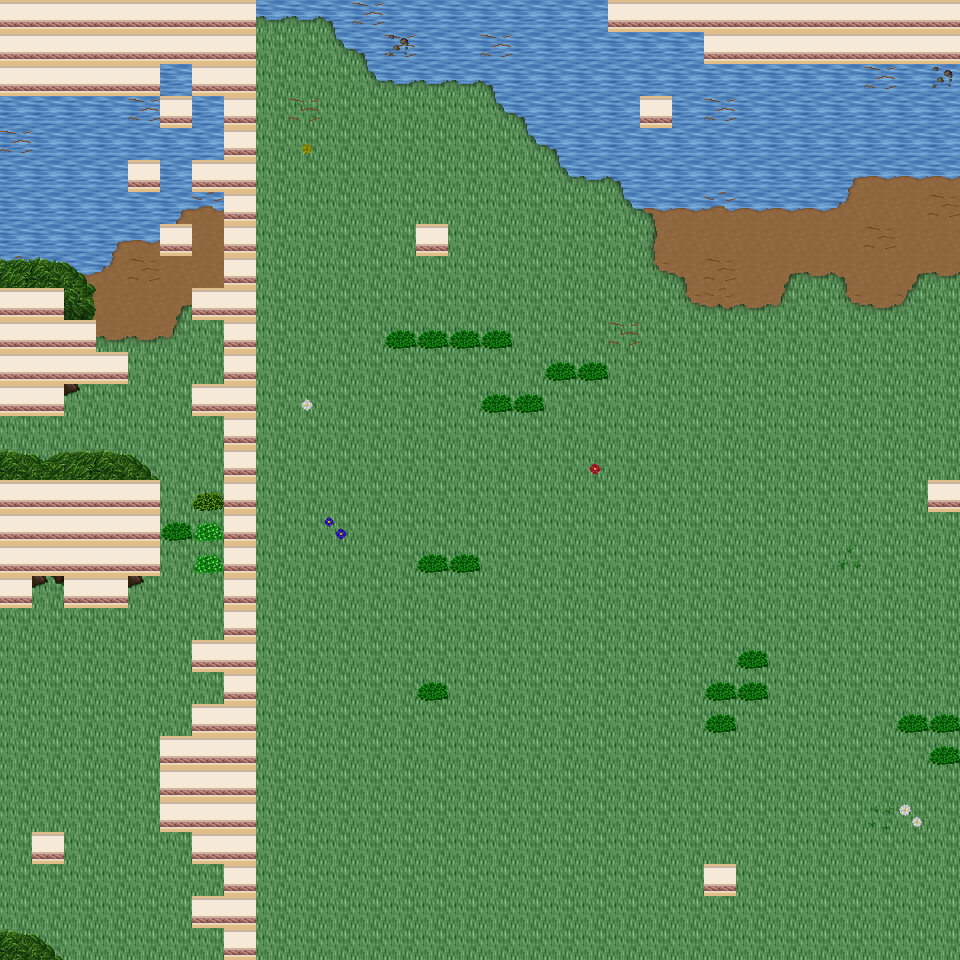

A 2D game scene composited from a Tiled map and its tileset images. What follows is a short description and the map's XML, with each tile layer's data collapsed to a summary:
An orthogonal 30x30 tile map with 32x32 px tiles, 6 tile layers (Ground, Object, Object2, Above, ...), 32 tilesets and 5 objects (5x mapExit).

<map version="1.0" orientation="orthogonal" renderorder="right-down" width="30" height="30" tilewidth="32" tileheight="32" nextobjectid="6">
  <tileset firstgid="1" name="tileset_building_wall_int_wall_pale" tilewidth="32" tileheight="32" tilecount="16" columns="2">
    <image source="../drawable/tileset_building_wall_int_wall_pale.png" width="64" height="256" />
  </tileset>
  <tileset firstgid="17" name="tileset_ground_ground" tilewidth="32" tileheight="32" tilecount="33" columns="3">
    <image source="../drawable/tileset_ground_ground.png" width="96" height="352" />
  </tileset>
  <tileset firstgid="50" name="tileset_plant_bush_bushes" tilewidth="32" tileheight="32" tilecount="10" columns="5">
    <image source="../drawable/tileset_plant_bush_bushes.png" width="160" height="64" />
  </tileset>
  <tileset firstgid="60" name="tileset_plant_flower_daisy_blue" tilewidth="32" tileheight="32" tilecount="8" columns="2">
    <image source="../drawable/tileset_plant_flower_daisy_blue.png" width="64" height="128" />
  </tileset>
  <tileset firstgid="68" name="tileset_plant_flower_daisy_red" tilewidth="32" tileheight="32" tilecount="8" columns="2">
    <image source="../drawable/tileset_plant_flower_daisy_red.png" width="64" height="128" />
  </tileset>
  <tileset firstgid="76" name="tileset_plant_flower_daisy_white" tilewidth="32" tileheight="32" tilecount="8" columns="2">
    <image source="../drawable/tileset_plant_flower_daisy_white.png" width="64" height="128" />
  </tileset>
  <tileset firstgid="84" name="tileset_plant_flower_daisy_yellow" tilewidth="32" tileheight="32" tilecount="8" columns="2">
    <image source="../drawable/tileset_plant_flower_daisy_yellow.png" width="64" height="128" />
  </tileset>
  <tileset firstgid="92" name="tileset_plant_tree_tree_green" tilewidth="32" tileheight="32" tilecount="88" columns="8">
    <image source="../drawable/tileset_plant_tree_tree_green.png" width="256" height="352" />
  </tileset>
  <tileset firstgid="180" name="tileset_ground_ladder_steps" tilewidth="32" tileheight="32" tilecount="6" columns="3">
    <image source="../drawable/tileset_ground_ladder_steps.png" width="96" height="64" />
  </tileset>
  <tileset firstgid="186" name="tileset_building_fence_wooden_brown_fence" tilewidth="32" tileheight="32" tilecount="42" columns="7">
    <image source="../drawable/tileset_building_fence_wooden_brown_fence.png" width="224" height="192" />
  </tileset>
  <tileset firstgid="228" name="tileset_ground_earth_edges" tilewidth="32" tileheight="32" tilecount="18" columns="6">
    <image source="../drawable/tileset_ground_earth_edges.png" width="192" height="96" />
  </tileset>
  <tileset firstgid="246" name="tileset_ground_grass_edges" tilewidth="32" tileheight="32" tilecount="36" columns="12">
    <image source="../drawable/tileset_ground_grass_edges.png" width="384" height="96" />
  </tileset>
  <tileset firstgid="282" name="tileset_ground_grass_corners" tilewidth="32" tileheight="32" tilecount="24" columns="6">
    <image source="../drawable/tileset_ground_grass_corners.png" width="192" height="128" />
  </tileset>
  <tileset firstgid="306" name="tileset_logic_collision" tilewidth="32" tileheight="32" tilecount="1" columns="1">
    <image source="../drawable/tileset_logic_collision.png" width="32" height="32" />
  </tileset>
  <tileset firstgid="307" name="tileset_plant_tree_apple_tree" tilewidth="32" tileheight="32" tilecount="9" columns="3">
    <image source="../drawable/tileset_plant_tree_apple_tree.png" width="96" height="96" />
  </tileset>
  <tileset firstgid="316" name="tileset_plant_flower_pointed_yellow" tilewidth="32" tileheight="32" tilecount="2" columns="2">
    <image source="../drawable/tileset_plant_flower_pointed_yellow.png" width="64" height="32" />
  </tileset>
  <tileset firstgid="318" name="tileset_plant_flower_planted_containers" tilewidth="32" tileheight="32" tilecount="16" columns="4">
    <image source="../drawable/tileset_plant_flower_planted_containers.png" width="128" height="128" />
  </tileset>
  <tileset firstgid="334" name="tileset_item_firewood" tilewidth="32" tileheight="32" tilecount="12" columns="3">
    <image source="../drawable/tileset_item_firewood.png" width="96" height="128" />
  </tileset>
  <tileset firstgid="346" name="tileset_plant_flower_hothouse_flowers" tilewidth="32" tileheight="32" tilecount="72" columns="6">
    <image source="../drawable/tileset_plant_flower_hothouse_flowers.png" width="192" height="384" />
  </tileset>
  <tileset firstgid="418" name="tileset_ground_water_pool" tilewidth="32" tileheight="32" tilecount="72" columns="3">
    <image source="../drawable/tileset_ground_water_pool.png" width="96" height="768" />
  </tileset>
  <tileset firstgid="490" name="tileset_ground_rock_rubble" tilewidth="32" tileheight="32" tilecount="9" columns="3">
    <image source="../drawable/tileset_ground_rock_rubble.png" width="96" height="96" />
  </tileset>
  <tileset firstgid="499" name="tileset_logic_portal" tilewidth="32" tileheight="32" tilecount="24" columns="8">
    <image source="../drawable/tileset_logic_portal.png" width="256" height="96" />
  </tileset>
  <tileset firstgid="523" name="tileset_logic_creature_animal" tilewidth="32" tileheight="32" tilecount="32" columns="8">
    <image source="../drawable/tileset_logic_creature_animal.png" width="256" height="128" />
  </tileset>
  <tileset firstgid="555" name="tileset_logic_item_resources" tilewidth="32" tileheight="32" tilecount="6" columns="6">
    <image source="../drawable/tileset_logic_item_resources.png" width="192" height="32" />
  </tileset>
  <tileset firstgid="561" name="tileset_ground_rock_rocks_3" tilewidth="32" tileheight="32" tilecount="16" columns="4">
    <image source="../drawable/tileset_ground_rock_rocks_3.png" width="128" height="128" />
  </tileset>
  <tileset firstgid="577" name="tileset_ground_rock_rocks" tilewidth="32" tileheight="32" tilecount="4" columns="2">
    <image source="../drawable/tileset_ground_rock_rocks.png" width="64" height="64" />
  </tileset>
  <tileset firstgid="581" name="tileset_logic_item_fruits" tilewidth="32" tileheight="32" tilecount="16" columns="8">
    <image source="../drawable/tileset_logic_item_fruits.png" width="256" height="64" />
  </tileset>
  <tileset firstgid="597" name="tileset_item_postbox" tilewidth="32" tileheight="32" tilecount="4" columns="2">
    <image source="../drawable/tileset_item_postbox.png" width="64" height="64" />
  </tileset>
  <tileset firstgid="601" name="tileset_plant_tree_umbrella_thorn" tilewidth="32" tileheight="32" tilecount="18" columns="6">
    <image source="../drawable/tileset_plant_tree_umbrella_thorn.png" width="192" height="96" />
  </tileset>
  <tileset firstgid="619" name="tileset_plant_grasses" tilewidth="32" tileheight="32" tilecount="6" columns="3">
    <image source="../drawable/tileset_plant_grasses.png" width="96" height="64" />
  </tileset>
  <tileset firstgid="625" name="tileset_building_house_pink_blue" tilewidth="32" tileheight="32" tilecount="99" columns="11">
    <image source="../drawable/tileset_building_house_pink_blue.png" width="352" height="288" />
  </tileset>
  <tileset firstgid="724" name="tileset_logic_creature_fowl" tilewidth="32" tileheight="32" tilecount="6" columns="6">
    <image source="../drawable/tileset_logic_creature_fowl.png" width="192" height="32" />
  </tileset>
  <layer name="Ground" width="30" height="30">
    <data>[900 cells, 900 non-empty, 7 distinct tile ids]</data>
  </layer>
  <layer name="Object" width="30" height="30">
    <data>[900 cells, 102 non-empty, 32 distinct tile ids]</data>
  </layer>
  <layer name="Object2" width="30" height="30">
    <data>[900 cells, 77 non-empty, 19 distinct tile ids]</data>
  </layer>
  <layer name="Above" width="30" height="30">
    <data>[900 cells, 26 non-empty, 12 distinct tile ids]</data>
  </layer>
  <layer name="Above2" width="30" height="30">
    <data>[900 cells, 0 non-empty, 0 distinct tile ids]</data>
  </layer>
  <layer name="Walkable" width="30" height="30">
    <data>[900 cells, 119 non-empty, 1 distinct tile ids]</data>
  </layer>
  <objectgroup name="MapEvents">
    <object id="1" name="south" type="mapExit" x="0" y="928" width="224" height="32">
      <properties>
        <property name="map" value="level_0_x140_y111" />
        <property name="x" value="0" />
        <property name="y" value="1" />
      </properties>
    </object>
    <object id="2" name="south2" type="mapExit" x="256" y="928" width="704" height="32">
      <properties>
        <property name="map" value="level_0_x140_y111" />
        <property name="x" value="8" />
        <property name="y" value="1" />
      </properties>
    </object>
    <object id="3" name="west" type="mapExit" x="0" y="96" width="32" height="192">
      <properties>
        <property name="map" value="level_0_x139_y110" />
        <property name="x" value="28" />
        <property name="y" value="3" />
      </properties>
    </object>
    <object id="4" name="west2" type="mapExit" x="0" y="416" width="32" height="64">
      <properties>
        <property name="map" value="level_0_x139_y110" />
        <property name="x" value="28" />
        <property name="y" value="13" />
      </properties>
    </object>
    <object id="5" name="west3" type="mapExit" x="0" y="608" width="32" height="352">
      <properties>
        <property name="map" value="level_0_x139_y110" />
        <property name="x" value="28" />
        <property name="y" value="19" />
      </properties>
    </object>
  </objectgroup>
</map>
